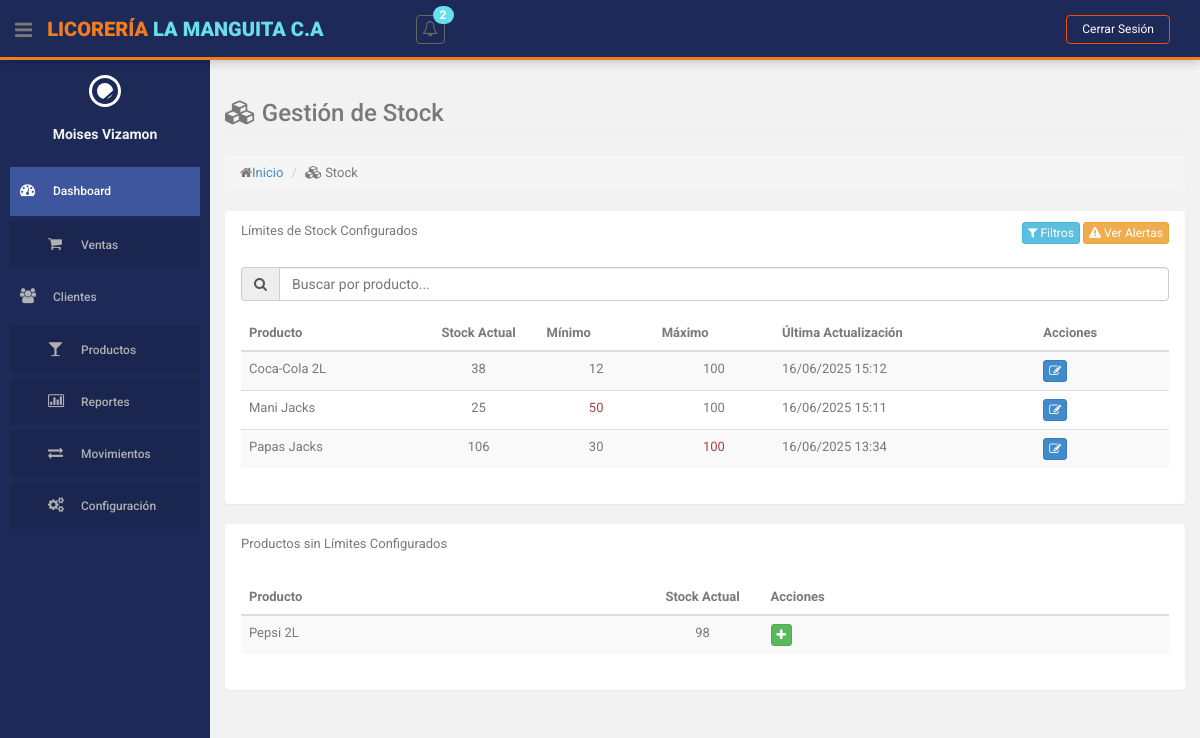
/index.php?action=gestion-stock (signed in), run on an earlier commit of the app's database.
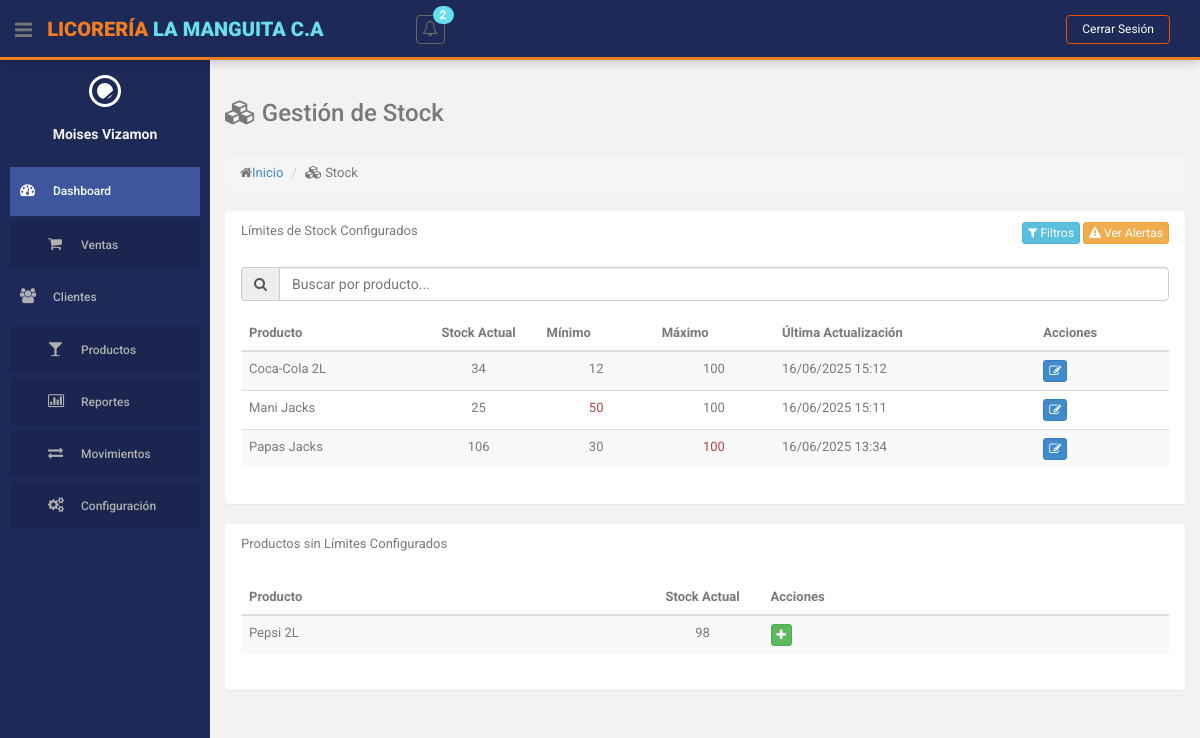
And on a later commit of the database.
### tables this page shows
CREATE TABLE `stock_limites` (
  `id` int(11) NOT NULL,
  `id_producto` int(10) NOT NULL,
  `stock_minimo` int(11) NOT NULL DEFAULT 0,
  `stock_maximo` int(11) NOT NULL DEFAULT 0,
  `fecha_actualizacion` datetime NOT NULL DEFAULT current_timestamp(),
  `id_usuario` int(10) NOT NULL
);

CREATE TABLE `producto` (
  `id` int(10) NOT NULL,
  `descripcion` varchar(255) NOT NULL,
  `cantidad` int(255) NOT NULL,
  `precio` decimal(10,2) NOT NULL,
  `id_categoria` int(11) NOT NULL,
  `id_estatus` int(11) NOT NULL
);

### controllers/StockLimiteController.php (called while the page is built, shortened)
<?php
class StockLimiteController
{
    private $model;
    public function __construct()
    {
        require_once ROOT_PATH . 'models/StockLimiteModel.php';
        $this->model = new StockLimiteModel();
    }
    public function index()
    {
        $limites = $this->model->obtenerTodosLimites();
        $productosSinLimite = $this->model->obtenerProductosSinLimite();
        $this->loadView('stock_limite/index', [
            'limites' => $limites,
            'productosSinLimite' => $productosSinLimite
        ]);
    }
    private function loadView($view, $data = [])
    {
        extract($data);
        require ROOT_PATH . 'views/layouts/header.php';
        require ROOT_PATH . 'views/' . $view . '.php';
        require ROOT_PATH . 'views/layouts/footer.php';
    }
}

### models/StockLimiteModel.php (called while the page is built, shortened)
<?php
class StockLimiteModel
{
    private $db;
    public function __construct()
    {
        require_once ROOT_PATH . 'config/database.php';
        $database = new Database();
        $this->db = $database->getConnection();
    }
    public function obtenerTodosLimites()
    {
        $query = "SELECT sl.*, p.descripcion as producto, p.cantidad,
                  CONCAT(u.nombres, ' ', u.apellidos) as usuario
                  FROM stock_limites sl
                  JOIN producto p ON sl.id_producto = p.id
                  JOIN usuarios u ON sl.id_usuario = u.id
                  ORDER BY p.descripcion";
        $stmt = $this->db->prepare($query);
        $stmt->execute();
        return $stmt->fetchAll(PDO::FETCH_ASSOC);
    }
}

### config/database.php (called while the page is built, shortened)
<?php
class Database {
    private $host = 'localhost';
    private $db_name = 'licoreria';
    private $username = 'root';
    private $password = '';
    public function getConnection() {
        $this->conn = null;
        try {
            $this->conn = new PDO(
                "mysql:host=" . $this->host . ";dbname=" . $this->db_name,
                $this->username,
                $this->password
            );
            $this->conn->exec("set names utf8");
            $this->conn->setAttribute(PDO::ATTR_ERRMODE, PDO::ERRMODE_EXCEPTION);
        } catch(PDOException $exception) {
            echo "Error de conexión: " . $exception->getMessage();
        }
        return $this->conn;
    }
}
?>

### views/stock_limite/index.php (the view, shortened to what the changed rows need)
<section id="main-content">
    <section class="wrapper">
        <div class="row">
            <div class="col-lg-12">
                <section class="panel">
                    <div class="panel-body">
                        <table id="tablaStock" class="table table-striped table-advance table-hover">
                            <thead>
                                <tr>
                                    <th>Producto</th>
                                    <th class="text-center" style="width: 120px;">Stock Actual</th>
                                    <th>Mínimo</th>
                                    <th>Máximo</th>
                                    <th>Última Actualización</th>
                                    <th>Acciones</th>
                                </tr>
                            </thead>
                            <tbody>
                                <?php foreach ($limites as $limite): ?>
                                    <tr>
                                        <td><?= htmlspecialchars($limite['producto']) ?></td>
                                        <td class="text-center"><?= isset($limite['cantidad']) ? $limite['cantidad'] : 0 ?></td>
                                        <td class="text-center <?= (isset($limite['cantidad']) && $limite['cantidad'] <= $limite['stock_minimo']) ? 'text-danger' : '' ?>">
                                            <?= $limite['stock_minimo'] ?>
                                        </td>
                                        <td class="text-center <?= (isset($limite['cantidad']) && $limite['cantidad'] >= $limite['stock_maximo']) ? 'text-danger' : '' ?>">
                                            <?= $limite['stock_maximo'] ?>
                                        </td>
                                        <td><?= date('d/m/Y H:i', strtotime($limite['fecha_actualizacion'])) ?></td>
                                        <td>
                                            <div class="btn-group">
                                                <a href="index.php?action=gestion-stock&method=editar&id=<?= $limite['id_producto'] ?>"
                                                   class="btn btn-primary btn-xs" title="Editar">
                                                    <i class="fa fa-edit"></i>
                                                </a>
                                            </div>
                                        </td>
                                    </tr>
                                <?php endforeach; ?>
                            </tbody>
                        </table>
                    </div>
                </section>
                <?php if (!empty($productosSinLimite)): ?>
                <section class="panel">
                    <div class="panel-body">
                        <table id="tablaSinLimites" class="table table-striped table-advance table-hover">
                            <thead>
                                <tr>
                                    <th>Producto</th>
                                    <th class="text-center" style="width: 120px;">Stock Actual</th>
                                    <th>Acciones</th>
                                </tr>
                            </thead>
                        </table>
                    </div>
                </section>
                <?php endif; ?>
            </div>
        </div>
    </section>
</section>

What changed in the data, as far as the page shows it:
changed through a linked row, stock_limites "Coca-Cola 2L": id_producto.cantidad "38" → "34"
